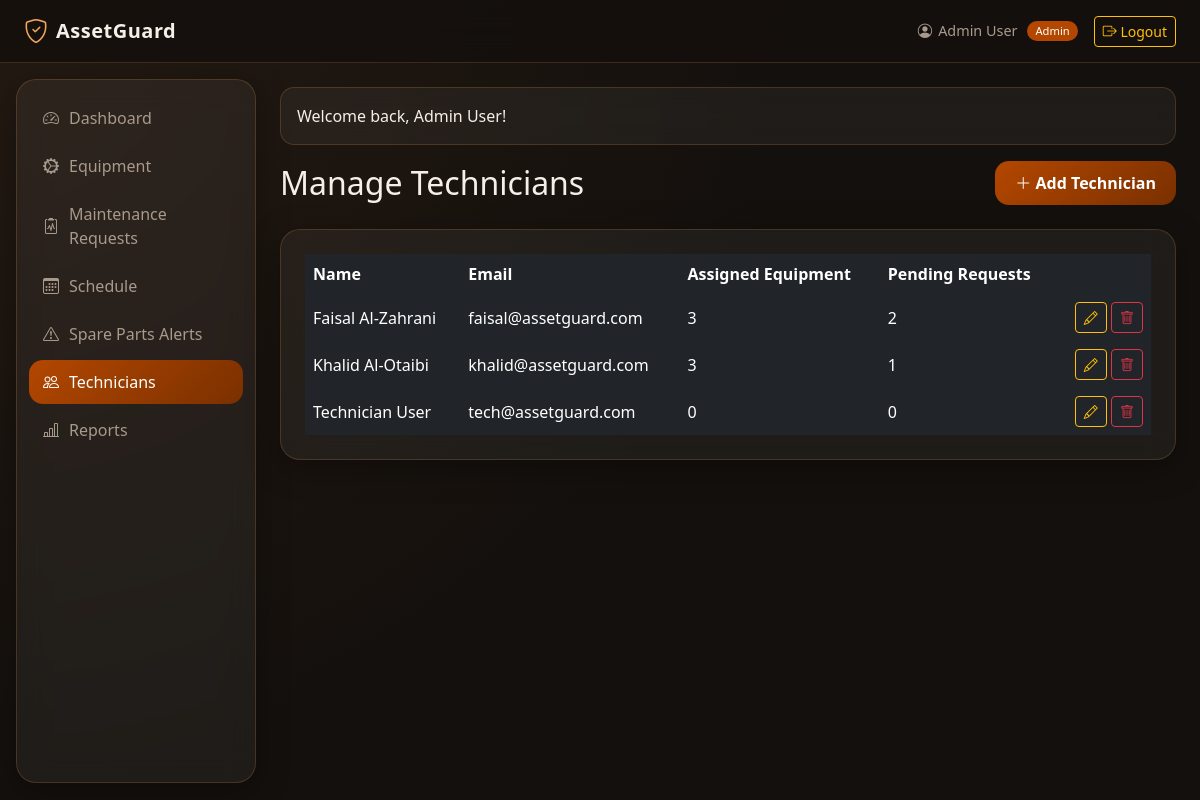
/admin/manage_technicians.php (signed in), run on the app's committed database.
### tables this page shows
CREATE TABLE IF NOT EXISTS users (
    id INT AUTO_INCREMENT PRIMARY KEY,
    name VARCHAR(100) NOT NULL,
    email VARCHAR(100) UNIQUE NOT NULL,
    password VARCHAR(255) NOT NULL,
    role ENUM('admin', 'technician') DEFAULT 'technician',
    created_at TIMESTAMP DEFAULT CURRENT_TIMESTAMP
);

### admin/manage_technicians.php (the view, shortened to what this page needs)
<?php
require_once __DIR__ . '/../config/database.php';
require_once __DIR__ . '/../includes/functions.php';
$technicians = $pdo->query("
    SELECT u.*,
        (SELECT COUNT(*) FROM equipment WHERE responsible_id = u.id) AS equipment_count,
        (SELECT COUNT(*) FROM maintenance_requests WHERE assigned_to = u.id AND status != 'Completed') AS pending_requests
    FROM users u
    WHERE u.role = 'technician'
    ORDER BY u.name
")->fetchAll();
include __DIR__ . '/../includes/header.php';
?>
<div class="d-flex justify-content-between align-items-center mb-4">
    <h2 class="mb-0">Manage Technicians</h2>
    <button class="btn btn-brand" data-bs-toggle="collapse" data-bs-target="#techForm">
        <i class="bi bi-plus-lg"></i> Add Technician
    </button>
</div>
<div class="glass-panel p-4">
    <div class="table-responsive">
        <table class="table table-dark table-borderless align-middle mb-0">
            <thead>
                <tr>
                    <th>Name</th>
                    <th>Email</th>
                    <th>Assigned Equipment</th>
                    <th>Pending Requests</th>
                    <th></th>
                </tr>
            </thead>
            <tbody>
                <?php foreach ($technicians as $tech): ?>
                <tr>
                    <td><?= htmlspecialchars($tech['name']) ?></td>
                    <td><?= htmlspecialchars($tech['email']) ?></td>
                    <td><?= $tech['equipment_count'] ?></td>
                    <td><?= $tech['pending_requests'] ?></td>
                    <td class="text-end">
                        <a href="?edit=<?= $tech['id'] ?>" class="btn btn-sm btn-outline-warning"><i class="bi bi-pencil"></i></a>
                        <a href="?delete=<?= $tech['id'] ?>" class="btn btn-sm btn-outline-danger"
                           onclick="return confirm('Remove this technician?');"><i class="bi bi-trash"></i></a>
                    </td>
                </tr>
                <?php endforeach; ?>
            </tbody>
        </table>
    </div>
</div>
<?php include __DIR__ . '/../includes/footer.php'; ?>

### assets/style.css (style rules this page uses)
:root { --color-primary: #B34700; --color-primary-dark: #7A3000; --color-accent: #F2A65A; --color-accent-light: #FFD9A8; --color-bg: #14100D; --color-bg-elevated: #1E1712; --color-glass: rgba(255, 255, 255, 0.05); --color-glass-border: rgba(242, 166, 90, 0.18); --color-text: #F5EFE8; --color-text-muted: #A89A8C; --status-good: #4CAF87; --status-warning: #F2A65A; --status-danger: #E4572E; --status-info: #5AA9E6; --status-muted: #6B7280; --radius-md: 14px; --radius-lg: 20px; --transition-fast: 180ms ease; --transition-smooth: 320ms cubic-bezier(0.4, 0, 0.2, 1); }
* { box-sizing: border-box; }
body { background: radial-gradient(circle at top left, #241A12 0%, var(--color-bg) 55%); color: var(--color-text); font-family: 'Segoe UI', system-ui, -apple-system, sans-serif; min-height: 100vh; }
.glass-panel { background: var(--color-glass); border: 1px solid var(--color-glass-border); border-radius: var(--radius-lg); backdrop-filter: blur(14px); -webkit-backdrop-filter: blur(14px); box-shadow: 0 8px 32px rgba(0, 0, 0, 0.35); transition: transform var(--transition-smooth), box-shadow var(--transition-smooth); }
.btn-brand { background: linear-gradient(135deg, var(--color-primary), var(--color-primary-dark)); color: #fff; border: none; border-radius: var(--radius-md); padding: 10px 20px; font-weight: 600; transition: transform var(--transition-fast), box-shadow var(--transition-fast); }

### data on the page
users: name "Faisal Al-Zahrani", email "faisal@assetguard.com", equipment_count "3", pending_requests "2"
users: name "Khalid Al-Otaibi", email "khalid@assetguard.com", equipment_count "3", pending_requests "1"
users: name "Technician User", email "tech@assetguard.com", equipment_count "0", pending_requests "0"

### other printed values
APP_NAME "AssetGuard"
$currentUser['name'] "Admin User"
$currentUser['role'] "Admin"
$flash['message'] "Welcome back, Admin User!"
